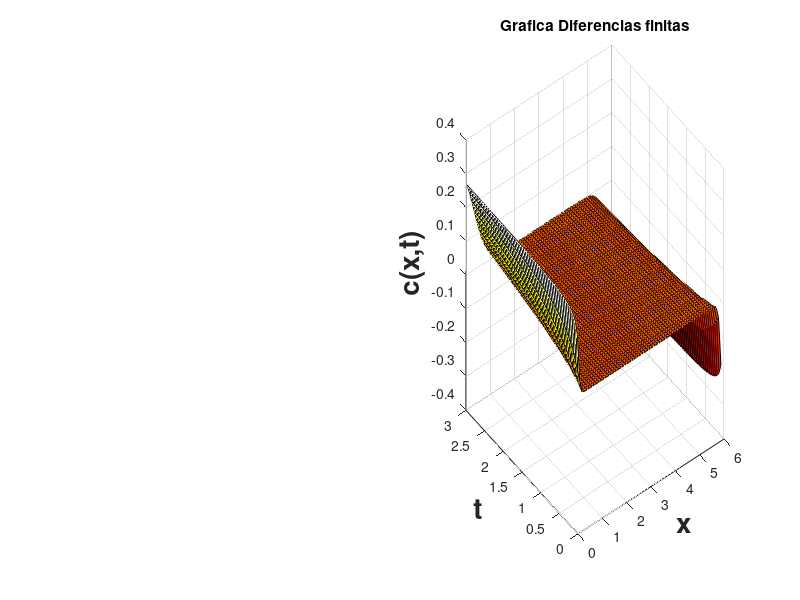

Write MATLAB code to recreate this figure.
clear;
clc;
delta_x=1/25;
delta_t=1/350;

D=1/10;
V=0.5;

%%t inicial t=0.05
x0_i=[  0.183161
 0.039229
 0.003609
 0.000119
 -0.000011
 -0.000011
 -0.000009
 -0.000008
 -0.000007
 -0.000006
 -0.000005
 -0.000005
 -0.000004
 -0.000004
 -0.000003
 -0.000003
 -0.000003
 -0.000002
 -0.000002
 -0.000002
 -0.000002
 -0.000002
 -0.000001
 -0.000001
 -0.000001
 -0.000001
 -0.000001
 -0.000000
 -0.000000
 -0.000000
 0.000000
 0.000000
 0.000000
 0.000001
 0.000001
 0.000001
 0.000001
 0.000001
 0.000002
 0.000002
 0.000002
 0.000002
 0.000002
 0.000003
 0.000003
 0.000003
 0.000004
 0.000004
 0.000005
 0.000005
 0.000006
 0.000007
 0.000008
 0.000009
 0.000011
 0.000011
 -0.000119
 -0.003609
 -0.039229
 -0.183161];
 
 
%%x inicial x=0.05;
 t0_j=[0.183161
 0.213755
 0.227415
 0.235426
 0.240768
 0.244609
 0.247512
 0.249786
 0.251616
 0.253118
 0.254372
 0.255433
 0.256341
 0.257126
 0.257810
 0.258410
 0.258939
 0.259409
 0.259829
 0.260204
 0.260542
 0.260847
 0.261123
 0.261374
 0.261603
 0.261811
 0.262002
 0.262177
 0.262338
 0.262486
 0.262622
 0.262748
 0.262865
 0.262973
 0.263073
 0.263166
 0.263252
 0.263333
 0.263408
 0.263478
 0.263543
 0.263604
 0.263661
 0.263715
 0.263765
 0.263812
 0.263856
 0.263897
 0.263936
 0.263972
 0.264007
 0.264039
 0.264069
 0.264098
 0.264125
 0.264150
 0.264175
 0.264197
 0.264219
 0.264239];
 
 %%x final x=5.95;
 tf_j=[-0.183161
 -0.213755
 -0.227415
 -0.235426
 -0.240768
 -0.244609
 -0.247512
 -0.249786
 -0.251616
 -0.253118
 -0.254372
 -0.255433
 -0.256341
 -0.257126
 -0.257810
 -0.258410
 -0.258939
 -0.259409
 -0.259829
 -0.260204
 -0.260542
 -0.260847
 -0.261123
 -0.261374
 -0.261603
 -0.261811
 -0.262002
 -0.262177
 -0.262338
 -0.262486
 -0.262622
 -0.262748
 -0.262865
 -0.262973
 -0.263073
 -0.263166
 -0.263252
 -0.263333
 -0.263408
 -0.263478
 -0.263543
 -0.263604
 -0.263661
 -0.263715
 -0.263765
 -0.263812
 -0.263856
 -0.263897
 -0.263936
 -0.263972
 -0.264007
 -0.264039
 -0.264069
 -0.264098
 -0.264125
 -0.264150
 -0.264175
 -0.264197
 -0.264219
 -0.264239];
 
 c=0;
 for i=1:length(x0_i)
   
   c(1,i)=x0_i(i);
   c(i,1)=t0_j(i);
   c(i,length(x0_i))=tf_j(i);
   
 endfor
 %fin for
 for j=1:length(t0_j)-1
   for i=2:length(x0_i)-1
      c(j+1,i)=c(j,i)+(((D*delta_t)/(delta_x^2))*(c(j,i+1)-2*c(j,i)+c(j,i-1)))-(((V*delta_t)/(delta_x))*(c(j,i+1)-c(j,i)));
   endfor
 endfor
 %fin for
 
  [x,t]=meshgrid(0.05:0.1:6,0.05:0.05:3);
  subplot(1,2,2);
  surf(x,t,c);
  title("Grafica Diferencias finitas");
  ylabel("t","fontweight","bold","fontsize",20);
  xlabel("x","fontweight","bold","fontsize",20);
  zlabel("c(x,t)","fontweight","bold","fontsize",20);
  colormap hot; 
  
  
  fprintf('\n fin programa');